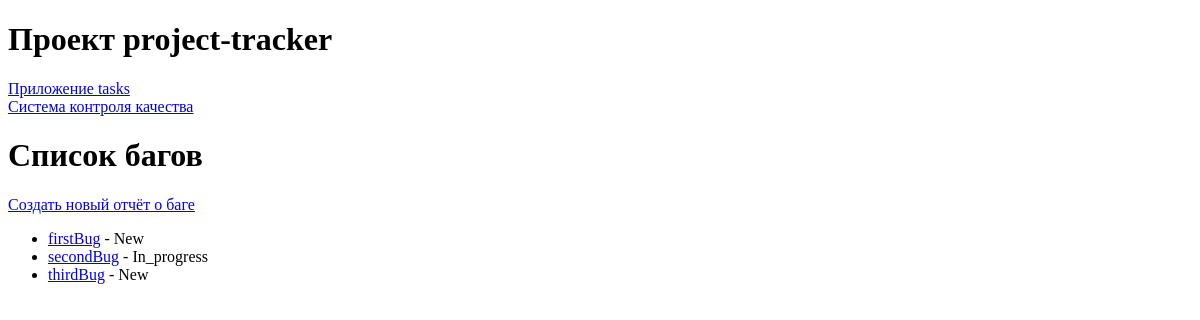
The page /quality_control/bugs/ on the database as committed earlier.
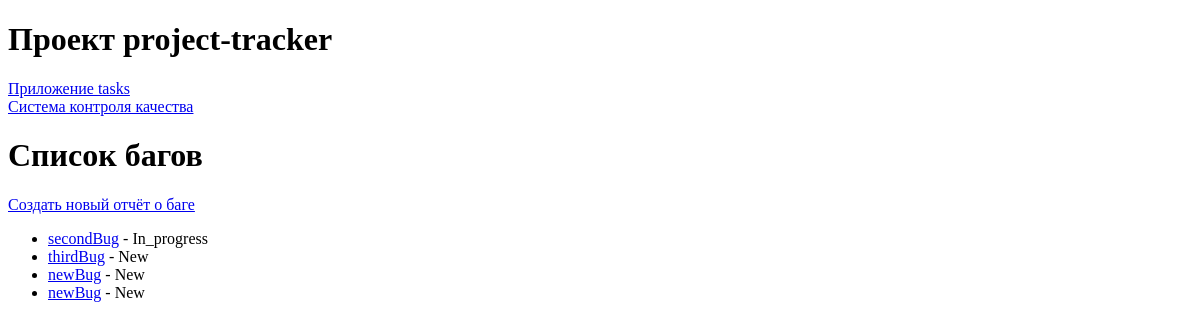
The same page on the database as committed later.
### quality_control/models.py (models this page shows)
class BugReport(models.Model):
    STATUS_CHOICES = [
        ('New', 'Новый'),
        ('In_progress', 'В работе'),
        ('Completed', 'Завершён')
    ]
    PRIORITY_CHOICES = [
        ('1', 'Низший'),
        ('2', 'Низкий'),
        ('3', 'Средний'),
        ('4', 'Высокий'),
        ('5', 'Наивысший')
    ]
    title = models.CharField(max_length=100)
    description = models.TextField()
    project = models.ForeignKey(
        Project,
        on_delete=models.CASCADE
    )
    task = models.ForeignKey(
        Task,
        on_delete=models.SET_NULL,
        null=True,
        blank=True
    )
    status = models.CharField(
        max_length=50,
        choices=STATUS_CHOICES,
        default='New'
    )
    priority = models.CharField(
        max_length=50,
        choices=PRIORITY_CHOICES,
        default='1'
    )
    created_at = models.DateTimeField(auto_now_add=True)
    updated_at = models.DateTimeField(auto_now=True)

### quality_control/views.py (the view)
# urls.py: path('bugs/', views.BugsListView.as_view(), name='bug_list'),
class BugsListView(ListView):
    model = BugReport
    template_name = 'quality_control/bugs_list.html'

### quality_control/templates/quality_control/bugs_list.html
{% extends 'base/base.html' %}
{% block content %}
    <h1>Список багов</h1>
    <p><a href="{% url 'quality_control:create_bug_report' %}">Создать новый отчёт о баге</a></p>
    <ul>
        {% for bug in object_list %}
            <li><a href="{% url 'quality_control:bug_detail' bug.id %}">{{ bug.title }}</a> - {{ bug.status }}</li>
        {% endfor %}
    </ul>
{% endblock %}

### templates/base/base.html (shortened to what this page needs)
<!DOCTYPE html>
<html lang="en">
<head>
</head>
<body>
    <header>
        <h1>Проект project-tracker</h1>
    </header>
    {% include 'base/nav.html' %}
    <main>
        {% block content %}
        {% endblock %}
    </main>
</body>
</html>

### templates/base/nav.html
<nav>
    <a href="{% url 'tasks:index' %}">Приложение tasks</a><br>
    <a href="{% url 'quality_control:index' %}">Система контроля качества</a>
</nav>

Rows that differ between the two databases and show on the page:
removed BugReport: title "firstBug", status "New"
added BugReport: title "newBug", status "New"
added BugReport: title "newBug", status "New"
